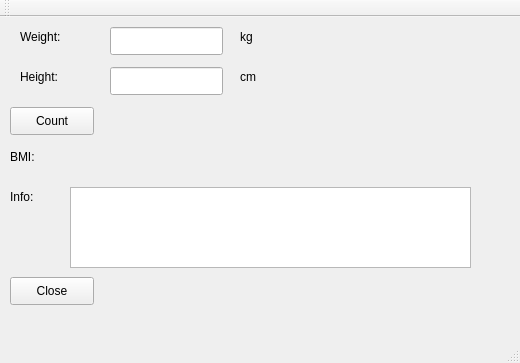
<?xml version="1.0" encoding="UTF-8"?>
<ui version="4.0">
 <class>MainWindow</class>
 <widget class="QMainWindow" name="MainWindow">
  <property name="geometry">
   <rect>
    <x>0</x>
    <y>0</y>
    <width>520</width>
    <height>363</height>
   </rect>
  </property>
  <property name="windowTitle">
   <string>MainWindow</string>
  </property>
  <widget class="QWidget" name="centralWidget">
   <widget class="QLineEdit" name="weightLineEdit">
    <property name="geometry">
     <rect>
      <x>110</x>
      <y>10</y>
      <width>113</width>
      <height>28</height>
     </rect>
    </property>
   </widget>
   <widget class="QLineEdit" name="heightLineEdit">
    <property name="geometry">
     <rect>
      <x>110</x>
      <y>50</y>
      <width>113</width>
      <height>28</height>
     </rect>
    </property>
   </widget>
   <widget class="QLabel" name="label">
    <property name="geometry">
     <rect>
      <x>20</x>
      <y>10</y>
      <width>63</width>
      <height>20</height>
     </rect>
    </property>
    <property name="text">
     <string>Weight:</string>
    </property>
   </widget>
   <widget class="QLabel" name="label_2">
    <property name="geometry">
     <rect>
      <x>20</x>
      <y>50</y>
      <width>63</width>
      <height>20</height>
     </rect>
    </property>
    <property name="text">
     <string>Height:</string>
    </property>
   </widget>
   <widget class="QLabel" name="label_3">
    <property name="geometry">
     <rect>
      <x>240</x>
      <y>10</y>
      <width>63</width>
      <height>20</height>
     </rect>
    </property>
    <property name="text">
     <string>kg</string>
    </property>
   </widget>
   <widget class="QLabel" name="label_4">
    <property name="geometry">
     <rect>
      <x>240</x>
      <y>50</y>
      <width>63</width>
      <height>20</height>
     </rect>
    </property>
    <property name="text">
     <string>cm</string>
    </property>
   </widget>
   <widget class="QPushButton" name="countButton">
    <property name="geometry">
     <rect>
      <x>10</x>
      <y>90</y>
      <width>84</width>
      <height>28</height>
     </rect>
    </property>
    <property name="text">
     <string>Count</string>
    </property>
   </widget>
   <widget class="QLabel" name="label_5">
    <property name="geometry">
     <rect>
      <x>10</x>
      <y>130</y>
      <width>63</width>
      <height>20</height>
     </rect>
    </property>
    <property name="text">
     <string>BMI:</string>
    </property>
   </widget>
   <widget class="QLabel" name="resultLabel">
    <property name="geometry">
     <rect>
      <x>90</x>
      <y>130</y>
      <width>131</width>
      <height>20</height>
     </rect>
    </property>
    <property name="text">
     <string/>
    </property>
   </widget>
   <widget class="QLabel" name="label_7">
    <property name="geometry">
     <rect>
      <x>10</x>
      <y>170</y>
      <width>63</width>
      <height>20</height>
     </rect>
    </property>
    <property name="text">
     <string>Info:</string>
    </property>
   </widget>
   <widget class="QTextBrowser" name="infoTextBrowser">
    <property name="geometry">
     <rect>
      <x>70</x>
      <y>170</y>
      <width>401</width>
      <height>81</height>
     </rect>
    </property>
   </widget>
   <widget class="QPushButton" name="closeButton">
    <property name="geometry">
     <rect>
      <x>10</x>
      <y>260</y>
      <width>84</width>
      <height>28</height>
     </rect>
    </property>
    <property name="text">
     <string>Close</string>
    </property>
   </widget>
  </widget>
  <widget class="QMenuBar" name="menuBar">
   <property name="geometry">
    <rect>
     <x>0</x>
     <y>0</y>
     <width>520</width>
     <height>25</height>
    </rect>
   </property>
  </widget>
  <widget class="QToolBar" name="mainToolBar">
   <attribute name="toolBarArea">
    <enum>TopToolBarArea</enum>
   </attribute>
   <attribute name="toolBarBreak">
    <bool>false</bool>
   </attribute>
  </widget>
  <widget class="QStatusBar" name="statusBar"/>
 </widget>
 <layoutdefault spacing="6" margin="11"/>
 <resources/>
 <connections/>
</ui>
